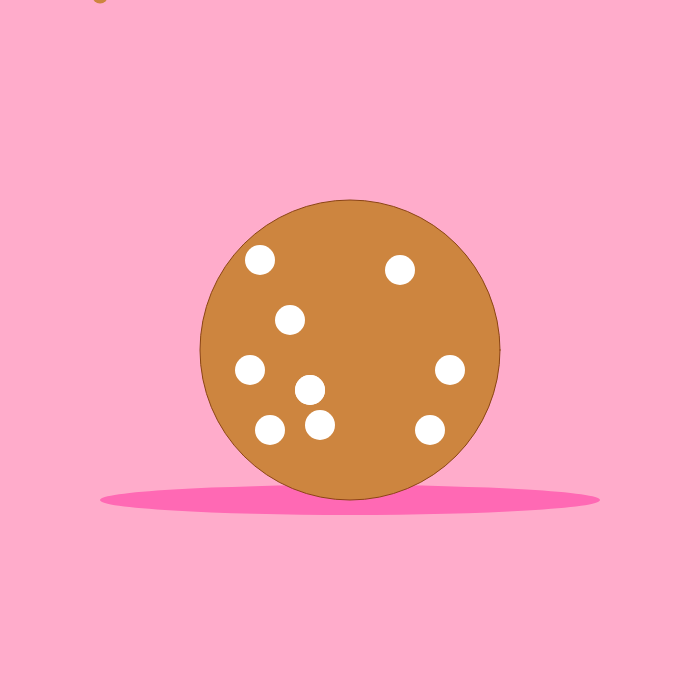
Frame 1 (no input)
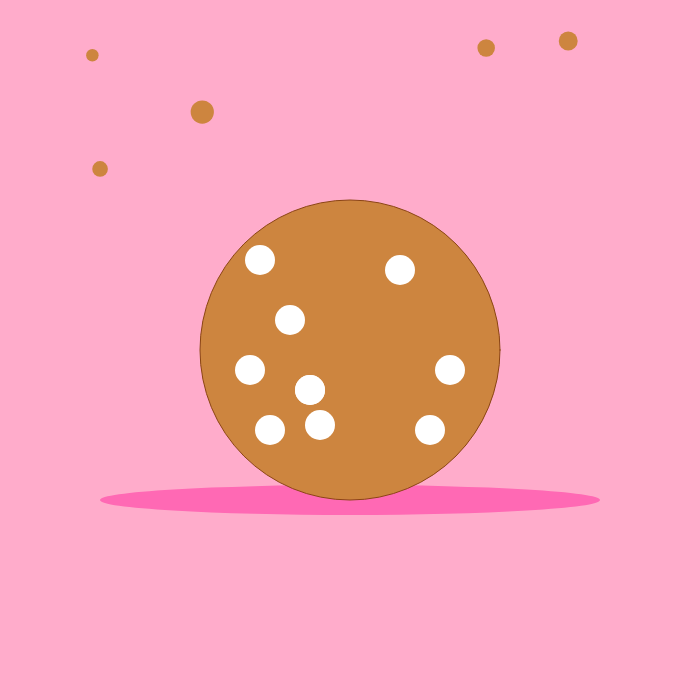
Frame 60 (no input)
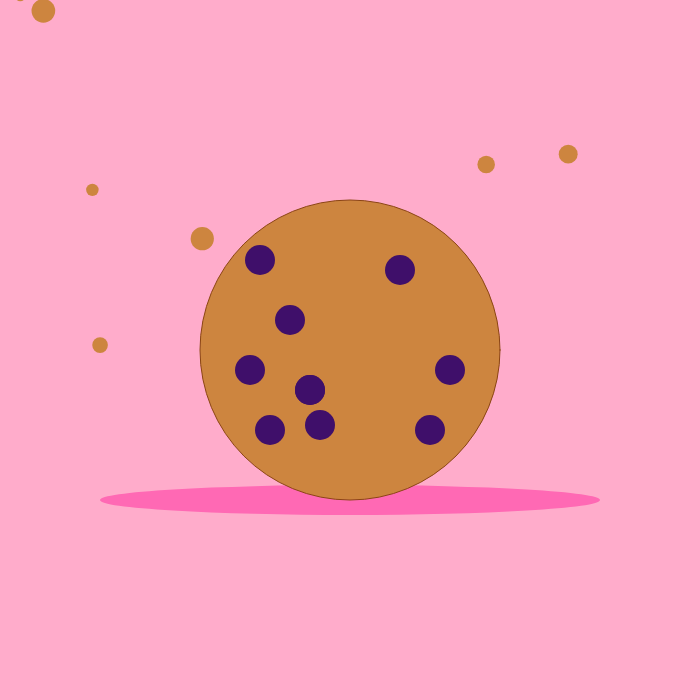
Frame 120 (the mouse pressed at the canvas centre since frame 60)

The p5.js sketch that drew these frames (run headless with seeded random() and noise() and a simulated clock; from frame 60 on, the mouse is pressed at the canvas centre):

// p5.js sketch
// ── sketch.js
/* 
"Cookie Chip Final"
  by Journey Ford

user should be able to move the left and right arrows
to move the cookie on the plate, click the screen to allow the 
chips to change random colors, and use the "r" and "R" key
to reset the chip colors, cookie position, and background
cookie loop. 
*/

let xMove = 0;
let cookies = []
let numCookies = 25;
let r = 255;
let g = 255;
let b = 255;

//doesn't change
const cookieSize = 300;
const chipSize = 30;

let plateY = 500;

function setup()
{
  createCanvas(700, 700);  
  background(255,172,203);

  //cookies falling loop, p5.js
  for (let i = 0; i< numCookies; i++)
  {
  cookies.push(new Cookie(random (width), random(-height, 0), random(10,30)));
  }//random code(insight from friend) will place cookies all over the background
  //cookies will be random sizes falling randomly

  ellipseMode(CENTER); //center cookie in middle of screen
}

function draw() 
{
  background(255,172,203);
  //looped cookies code
  for(let cookie of cookies) //calling class object
  {
    cookie.y += cookie.speed //move cookies down, p5.js
    if (cookie.y > height) //loop to the top of the screen, insight from friend
    {
      cookie.y = -cookie.size;
      cookie.x = random(width);
    }
    cookie.display(); //this will draw the cookie
  }

  //for when the plate moves
  if (keyIsDown(LEFT_ARROW))
  {
    xMove--;
  }
  if (keyIsDown(RIGHT_ARROW))
  {
    xMove++;
  }

  //plate code
  let plateX = xMove+width/2; //will show how far plate moves and keeps it centered, insight from friend
  fill(255,105,180);
  noStroke();
  ellipse(plateX, plateY, 500,30); //draws the plate

  //make cookie onto plate
  let cookieX = plateX;
  let cookieY = plateY - cookieSize / 2;
  stroke(139,69,19);
  fill(205, 133, 63);
  ellipse(cookieX, cookieY, cookieSize, cookieSize);


  //drawing chips on main cookie
  drawChip(cookieX-90, cookieY-90);
  drawChip(cookieX-60, cookieY-30);
  drawChip(cookieX-30, cookieY+75);
  drawChip(cookieX-80, cookieY+80);
  drawChip(cookieX+80, cookieY+80);
  drawChip(cookieX-100, cookieY+20);
  drawChip(cookieX+100, cookieY+20);
  drawChip(cookieX-40, cookieY+40);
  drawChip(cookieX-40, cookieY+40);
  drawChip(cookieX+50, cookieY-80); 
}

function mousePressed()
{
  r = random(0,255);
  g = random(0,255);
  b = random(0,255);
}

function drawChip(x, y) {
  fill(r, g, b);//random chip colors
  noStroke();
  ellipse(x, y, chipSize, chipSize);
}
//reset chips to white and plate position code
function keyPressed() {
  if (key === 'r' || key === 'R') 
  {
    r = 255;
    g = 255;
    b = 255;

    xMove = 0;

    //and reset background cookies loop
    for (let cookie of cookies) {
      cookie.x = random(width);
      cookie.y = random(-height, 0);
    }
  }
}

//cookie class to display repeat cookies in background
class Cookie 
{
  constructor(x,y,size)
  {
    this.x = x;
    this.y = y
    this.size = size;
    this.speed = random(1,3);
  }

  display()
  {
    fill(205, 133, 63);
    noStroke();
    ellipse(this.x, this.y, this.size, this.size);
  }
}
